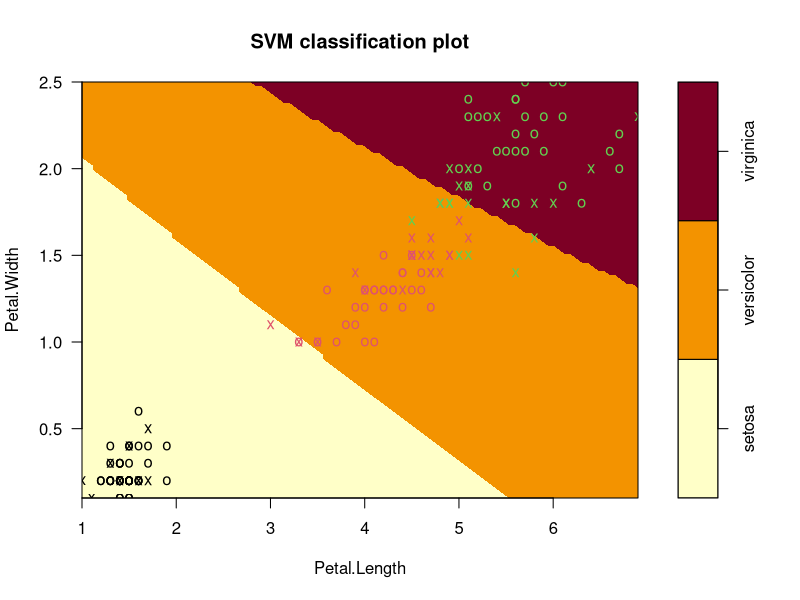
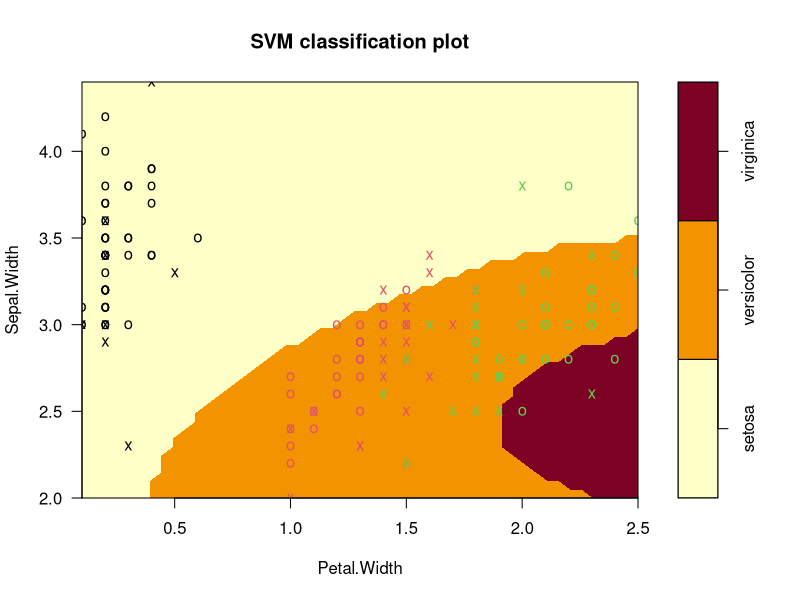

Reproduce these figures in R, in order.
#install.packages('e1071')
#install.packages('caret')
library(caret)
library(e1071 )
set.seed(2020)

train.index = sample(x=1:nrow(iris), size=ceiling(0.8*nrow(iris) )) #抽樣8/2
train_set = iris[train.index,]  #retrieve the training set
test_set = iris[-train.index,]  #retrieve the test set

NBModel=naiveBayes(Species ~., data=train_set)  #build the model
NBModel                                         #show the model

result=predict(NBModel,test_set)                #prediction
result
summary(result)
table(test_set$Species,result)
conf <- confusionMatrix(data=result, reference = test_set$Species)
conf
### try the diamonds

library(ggplot2)
train.index = sample(x=1:nrow(diamonds), size=ceiling(0.8*nrow(diamonds) )) #抽樣8/2
train_set = diamonds[train.index,]
test_set = diamonds[-train.index,]
NBModel=naiveBayes(color ~., data=train_set)
NBModel

result=predict(NBModel,test_set)
result
summary(result)

library(e1071)
data(iris)
x <- subset(iris, select = -Species)
y <- iris$Species
model <- svm(Species ~ ., data = iris)
pred_result <- predict(model, x)
table(pred_result,y)
#plot(x, data, formula, fill = TRUE, grid = 50, slice = list(),
#     symbolPalette = palette(), svSymbol = "x", dataSymbol = "o", ...)

plot(model, iris, Petal.Width ~ Petal.Length,grid=100,
     slice = list(Sepal.Width = 3,Sepal.Length = 4))
iris
plot(model, iris, Sepal.Width ~ Petal.Width,
     slice = list(Sepal.Length = 3, Petal.Length = 4))

